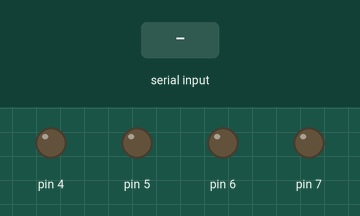
A sketch run on a simulated Arduino Uno, built with avr-gcc and run on an emulated ATmega328P. On the bench: output pins drawn as LEDs (lit = HIGH). The test bench sets the inputs (shaded band).

Above: at 1.2 s.
1.3 s: "F" received over Serial
At 2.1 s:
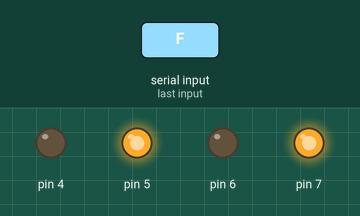
2.8 s: "B" received over Serial
At 3.3 s:
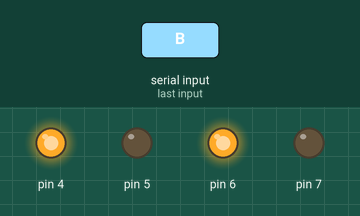
4.3 s: "R" received over Serial
At 5.5 s:
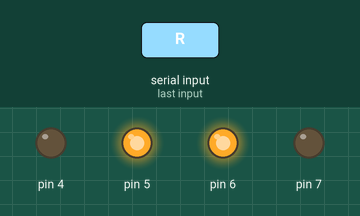
5.8 s: "L" received over Serial
At 6.7 s:
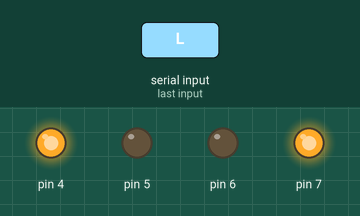
7.3 s: "S" received over Serial
At 7.9 s:
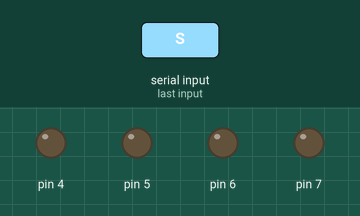
Timing chart, 0 to 9.8 s (numbered marks = the images above; inputs shaded):
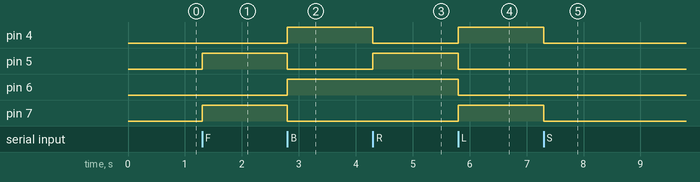

The sketch:

Minhmoi_CarCode.ino
```cpp
char data; // Variable to store received data

void setup() {
  Serial.begin(9600); // Start serial communication at 9600 baud rate

  // Set motor control pins as output
  pinMode(7, OUTPUT);
  pinMode(6, OUTPUT);
  pinMode(5, OUTPUT);
  pinMode(4, OUTPUT);

}

void loop() {
  if (Serial.available() > 0) {
    data = Serial.read(); // Read received data

    // Control motor movement based on received data
    switch (data) {
      case 'F': // Move Forward
        digitalWrite(7, HIGH);
        digitalWrite(6, LOW);
        digitalWrite(5, HIGH);
        digitalWrite(4, LOW);
        break;
      case 'B': // Move Backward
        digitalWrite(7, LOW);
        digitalWrite(6, HIGH);
        digitalWrite(5, LOW);
        digitalWrite(4, HIGH);
        break;
      case 'R': // Turn Left
        digitalWrite(7, LOW);
        digitalWrite(6, HIGH);
        digitalWrite(5, HIGH);
        digitalWrite(4, LOW);
        break;
      case 'L': // Turn Right
        digitalWrite(7, HIGH);
        digitalWrite(6, LOW);
        digitalWrite(5, LOW);
        digitalWrite(4, HIGH);
        break;
      case 'S': // Stop
        digitalWrite(7, LOW);
        digitalWrite(6, LOW);
        digitalWrite(5, LOW);
        digitalWrite(4, LOW);
        break;
    }
  }
}
```

Measured:
- after the input at 1.3 s, pin 5, pin 7: LOW → HIGH at once
- after the input at 2.8 s, pin 4, pin 6: LOW → HIGH at once; pin 5, pin 7: HIGH → LOW at once
- after the input at 4.3 s, pin 4: HIGH → LOW at once; pin 5: LOW → HIGH at once
- after the input at 5.8 s, pin 4, pin 7: LOW → HIGH at once; pin 5, pin 6: HIGH → LOW at once
- after the input at 7.3 s, pin 4, pin 7: HIGH → LOW at once
